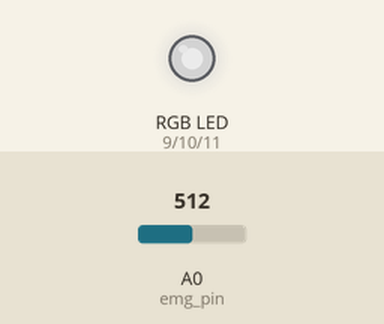
Recording of a sketch running on a simulated Arduino Uno, built with avr-gcc and run on an emulated ATmega328P. Parts: an RGB LED mixed from three pins (HIGH = lit). The test bench sets the inputs (shaded band); at power-on: A0 (emg_pin) = 512. Dim RGB values are drawn brighter than linear.

Above: at 1.8 s.
1.9 s: A0 (emg_pin) set to 716
At 3.2 s:
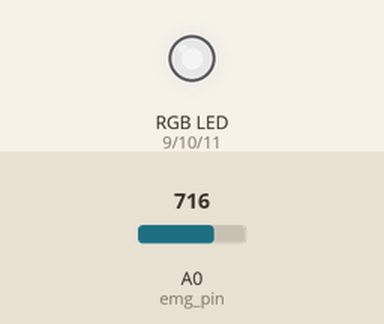
3.5 s: A0 (emg_pin) set to 900
At 5.0 s:
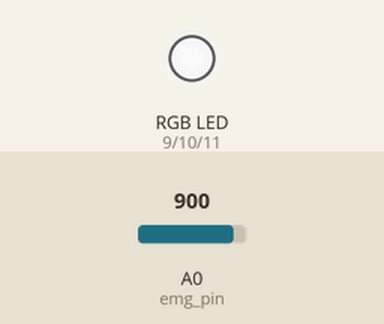
5.5 s: A0 (emg_pin) set to 122
At 6.5 s:
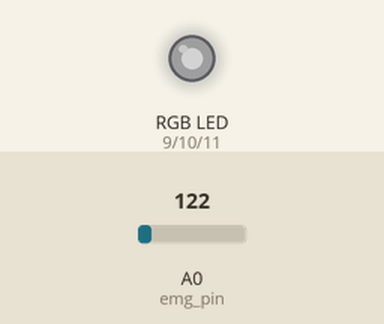
7.5 s: A0 (emg_pin) set to 0
At 9.2 s:
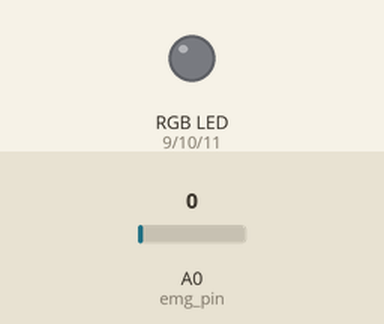
9.5 s: A0 (emg_pin) set to 511
At 10.8 s:
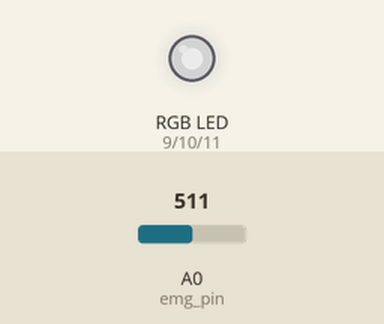
Timing chart, 0 to 12.5 s (numbered marks = the images above; inputs shaded):
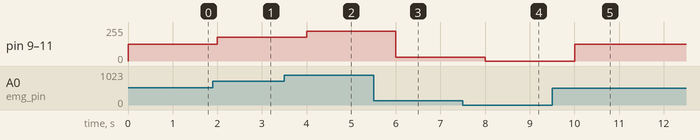

The sketch:

motor_test_2.ino
```cpp
/*
EMG sensor set up with RGB LED
*/

int emg_pin = A0;
int red = 9;
int green = 10;
int blue = 11;
int emg_value = 0;

void setup() {
  pinMode(emg_pin, INPUT);
  pinMode(red, OUTPUT);
  pinMode(green, OUTPUT);
  pinMode(blue, OUTPUT);
  Serial.begin(9600);
}

void loop() {
  emg_value = analogRead(emg_pin);
  int v = map(emg_value, 0, 1023, 0, 255);
  RGB_color(v, v, v);
  delay(1000);
}

void RGB_color(int red, int green, int blue)
 {
  analogWrite(9, red);
  analogWrite(10, green);
  analogWrite(11, blue);
}
```

Measured:
- after the input at 1.9 s, pin 9 (red), pin 10 (green), pin 11 (blue): 127/255 → 178/255 after 0.10 s
- after the input at 3.5 s, pin 9 (red), pin 10 (green), pin 11 (blue): 178/255 → 224/255 after 0.50 s
- after the input at 5.5 s, pin 9 (red), pin 10 (green), pin 11 (blue): 224/255 → 30/255 after 0.50 s
- after the input at 7.5 s, pin 9 (red), pin 10 (green), pin 11 (blue): 30/255 → 0/255 after 0.50 s
- after the input at 9.5 s, pin 9 (red), pin 10 (green), pin 11 (blue): 0/255 → 127/255 after 0.50 s
